Frame 1 (no input): blank canvas, image omitted
Frame 60 (no input): blank canvas, image omitted
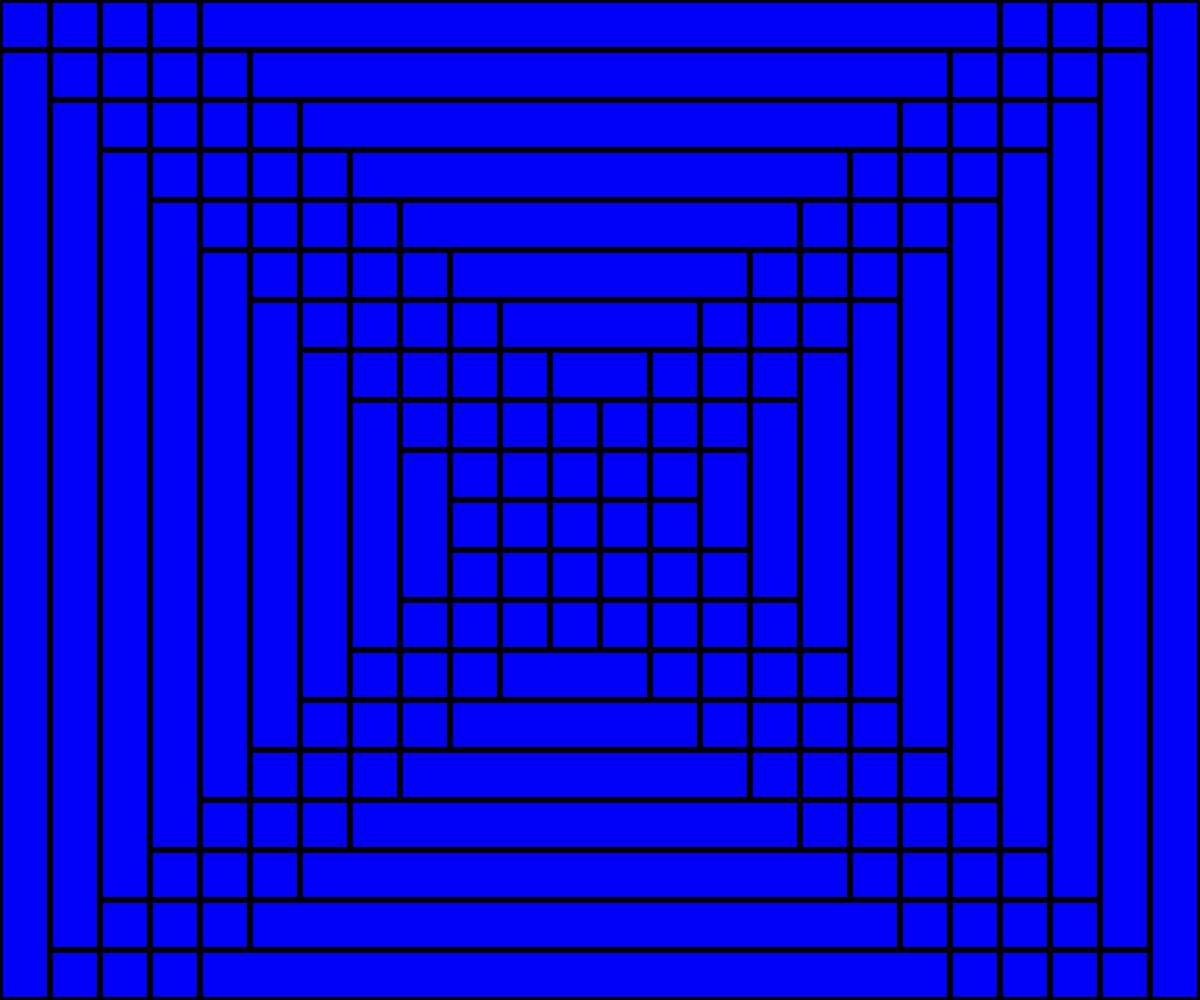
Frame 120 (the mouse pressed at the canvas centre since frame 60)

The p5.js sketch whose frames 1 and 60 were blank and that drew this single picture after the mouse press (run headless with seeded random() and noise() and a simulated clock; from frame 60 on, the mouse is pressed at the canvas centre):

// p5.js sketch
// ── sketch.js


function setup() {
  canvasX = vw(100);
  canvasY = vh(100);
  createCanvas(canvasX, canvasY);


  //frameRate(fps);
  //  downloadSheet();
  noFill();
}


function draw() {
  let a = mouseY / 10;
  background(0, 0, 250);
  strokeWeight(mouseX / 100);
  stroke(0);
  for (let i = 0; i < mouseY / 10; i++) {
    line(i * a, i * a, canvasX - i * a, i * a);
    line(canvasX - i * a, i * a, canvasX - i * a, canvasY - i * a);
    line(canvasX - i * a, canvasY - i * a, i * a, canvasY - i * a);
    line(i * a, canvasY - i * a, i * a, i * a + a);
    line(i * a, i * a + a, (i + 1) * a, i * a + a);

  }
}

function vh(v) {
  var h = Math.max(document.documentElement.clientHeight, window.innerHeight || 0);
  return (v * h) / 100;
}

function vw(v) {
  var w = Math.max(document.documentElement.clientWidth, window.innerWidth || 0);
  return (v * w) / 100;
}

// ── style.css
.body,
.wrapper {
  /* Break the flow */
  position: absolute;
  top: 0px;

  /* Give them all the available space */
  width: 100%;
  height: 100%;

  /* Remove the margins if any */
  margin: 0;

  /* Allow them to scroll down the document */
  overflow-y: hidden;
}

.body {
  /* Sending body at the bottom of the stack */
  z-index: 1;
}

.wrapper {
  /* Making the wrapper stack above the body */
  z-index: 2;
}
